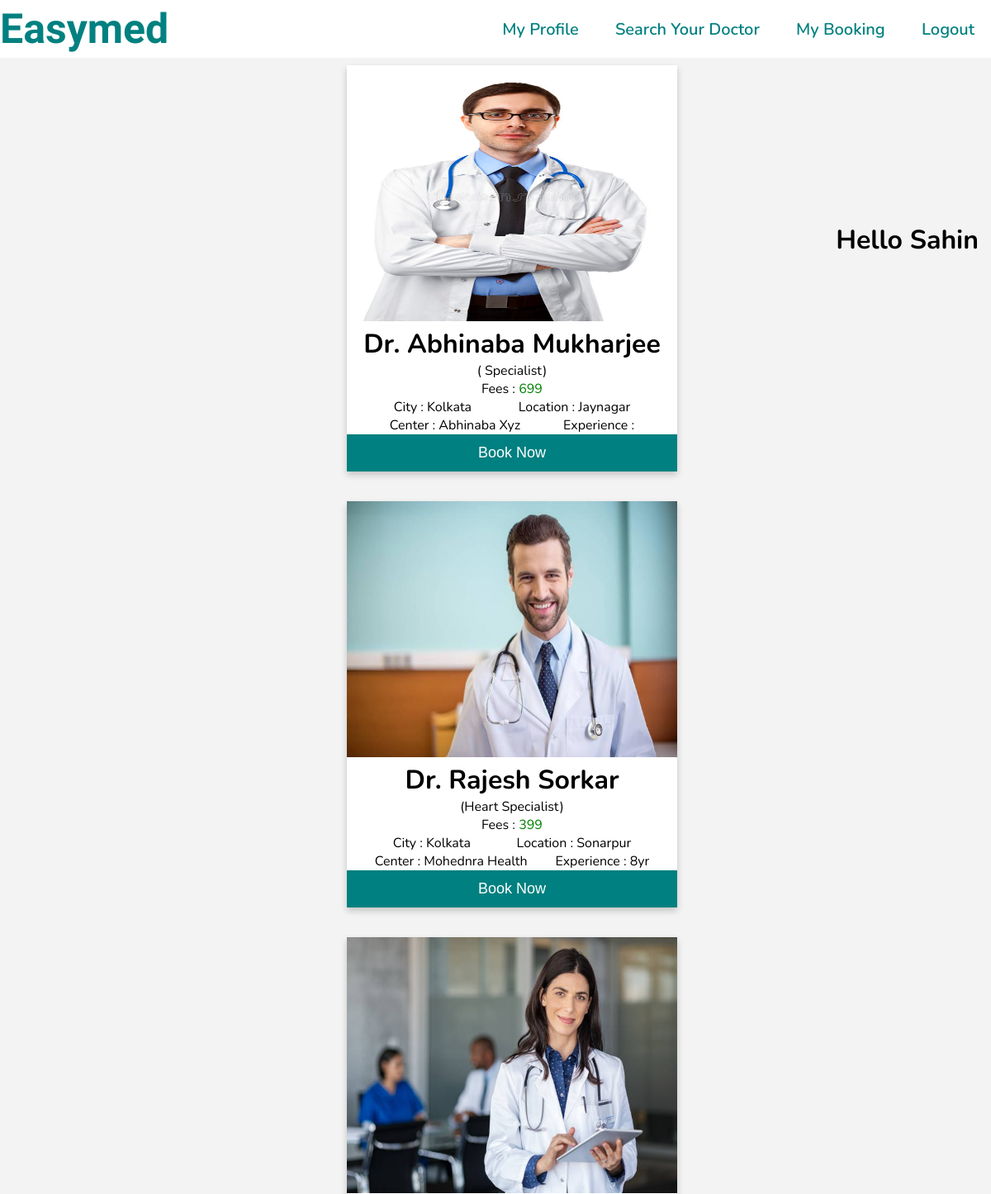
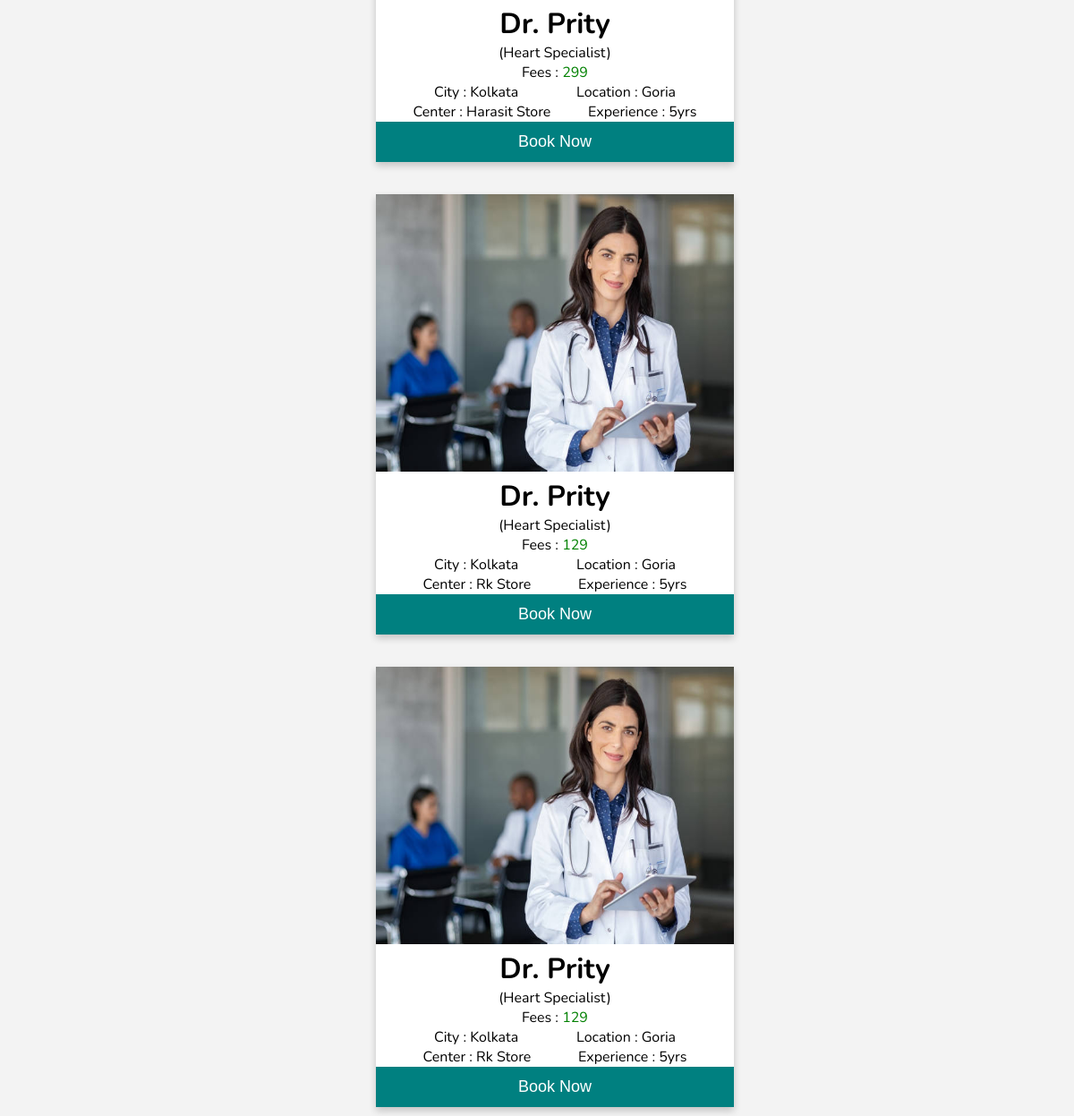
The app's page /index.php (signed in) with its own data (2 pictures, top to bottom).
### tables this page shows
CREATE TABLE `doctor` (
  `sid` int(255) NOT NULL,
  `name` varchar(255) NOT NULL,
  `number` varchar(255) NOT NULL,
  `email` varchar(255) NOT NULL,
  `cat` varchar(255) NOT NULL DEFAULT 'null',
  `city` varchar(255) NOT NULL,
  `about` varchar(255) NOT NULL DEFAULT 'null',
  `expe` varchar(255) NOT NULL DEFAULT 'null',
  `fees` varchar(255) NOT NULL DEFAULT 'null',
  `joining_date` varchar(255) NOT NULL
);

CREATE TABLE `docpost` (
  `sid` int(255) NOT NULL,
  `docid` varchar(255) NOT NULL,
  `cat` varchar(255) NOT NULL,
  `city` varchar(255) NOT NULL,
  `spaddress` varchar(255) NOT NULL,
  `mediname` varchar(255) NOT NULL,
  `fees` varchar(255) NOT NULL,
  `status` varchar(255) NOT NULL DEFAULT '0',
  `date` varchar(255) NOT NULL
);

### index.php (the view, shortened to what this page needs)
<?php
include("value/connection.php");
?>
<!DOCTYPE html>
<html lang="en">
<head>
    <link rel="stylesheet" href="css/nav.css">
    <link rel="stylesheet" href="css/card.css">
</head>
<body>
<div class="navbar">
          <a href="index.php">Easymed</a>
            <ul>
                <li><a href="customer/index.php">My profile</a></li>
                <li><a href="customer/search.php">Search your doctor</a></li>
                <li><a href="customer/booking.php">My booking</a></li>
                <li><a href="log/logout.php">Logout</a></li>
            </ul>
</div>
<h1 style="text-align:right; top:10%; margin-right:15px;position:sticky;">hello <?php echo $_SESSION['name'];?></h1>
<?php
        $query="SELECT * FROM `docpost`  where status='0' ORDER BY SID DESC";
        $data=mysqli_query($con,$query);
        $total=mysqli_num_rows($data);
        if($total!=0){
          while($result=mysqli_fetch_assoc($data)){
            $docpostid=$result['sid'];
            $number=$result['docid'];
              $city=$result['city'];
              $spaddress=$result['spaddress'];
              $mediname=$result['mediname'];
              $fees=(integer)$result['fees'];
?>
<div class="card">
  <?php
   $query2="SELECT * FROM `doctor` Where number=$number";
   $data2=mysqli_query($con,$query2);
     while($result2=mysqli_fetch_assoc($data2)){
         $name=$result2['name'];
         $cat=$result2['cat'];
         $expe=$result2['expe'];
    if (file_exists("doctor/profilepic/" .$number.".png"))
    {
      $pic="doctor/profilepic/" .$number.".png";
    }
    else
    {
      $pic="css/banner.jpg";
    }
    ?>
  <img src="<?php echo $pic;?>">
  <h1>Dr. <?php echo $name; ?></h1><p>(<?php echo $cat ?> specialist)</p>
  <p>Fees : <span style="color:green;"><?php echo $fees; ?></span></p>
  <div class="one">
  <p>city : <?php echo $city ?></p>
  <p>location : <?php echo $spaddress ?></p>
  </div>
  <div class="two">
  <p>center : <?php echo $mediname ?></p>
  <p>Experience : <?php echo $expe ?></p>
  </div>
  <p><button onclick="book('<?php echo $number;?>','<?php echo $docpostid;?>');">Book Now</button></p>
</div>
  <?php
     }
      }
    }else{
?>
<center><h1 style="color:red ; margin-top:5%;"><?php  echo "there is no doctor available"; ?></h1></center>
<?php
    }
?>
</body>
</html>

### css/nav.css (style rules this page uses)
* { padding: 0%; margin: 0%; box-sizing: border-box; text-transform: capitalize; }
body { background-color: rgba(128, 128, 128, 0.095) !important; font-family: 'Nunito', sans-serif; }
a { text-decoration: none; }
.navbar { width:100%; margin: auto; padding: 3px 0; display: flex; align-items: center; justify-content: space-between; background-color: white; height: 70px; top: 0%; position: fixed; }
.navbar a { font-size: 50px; font-weight: 700; color: teal !important; cursor: pointer; text-decoration: none; font-family: 'Indie Flower', cursive; }
.navbar ul li { list-style: none; display: inline-block; margin: 0 20px; position: relative; }
.navbar ul li a { font-family: 'Nunito', sans-serif; text-decoration: none; color: white; font-size: 20px; font-weight: 600; }
.navbar ul li::after { content: ''; height: 3px; width: 0; background:teal!important; position: absolute; left: 0; bottom: -2px; transition: 0.5s; }

### css/card.css (style rules this page uses)
.card { margin-top:3%; box-shadow: 0 4px 8px 0 rgba(0, 0, 0, 0.2); max-width: 400px; margin-left:35%; text-align: center; font-family: 'Nunito', sans-serif; background-color:white; margin-bottom: 10px; }
.card img { width:400px; height:310px; }
.card button { border: none; outline: 0; padding: 12px; color: white; background-color: teal; text-align: center; cursor: pointer; width: 100%; font-size: 18px; }
div.one { display: flex; flex-direction: row; justify-content:space-evenly; }
div.two { display: flex; flex-direction: row; justify-content:space-evenly; }

### records on screen
docpost: fees "699", city "Kolkata", spaddress "Jaynagar", mediname "Abhinaba Xyz"
doctor: docpost.docid (picture), name "Abhinaba Mukharjee"
docpost: fees "399", city "Kolkata", spaddress "Sonarpur", mediname "Mohednra Health"
doctor: docpost.docid (picture), name "Rajesh Sorkar", cat "Heart", expe "8yr"
docpost: fees "299", city "Kolkata", spaddress "Goria", mediname "Harasit Store"
doctor: docpost.docid (picture), name "Prity", cat "Heart", expe "5yrs"
docpost: fees "129", city "Kolkata", spaddress "Goria", mediname "Rk Store"
docpost: fees "129", city "Kolkata", spaddress "Goria", mediname "Rk Store"

### other values on screen
$_SESSION['name'] "Sahin"
